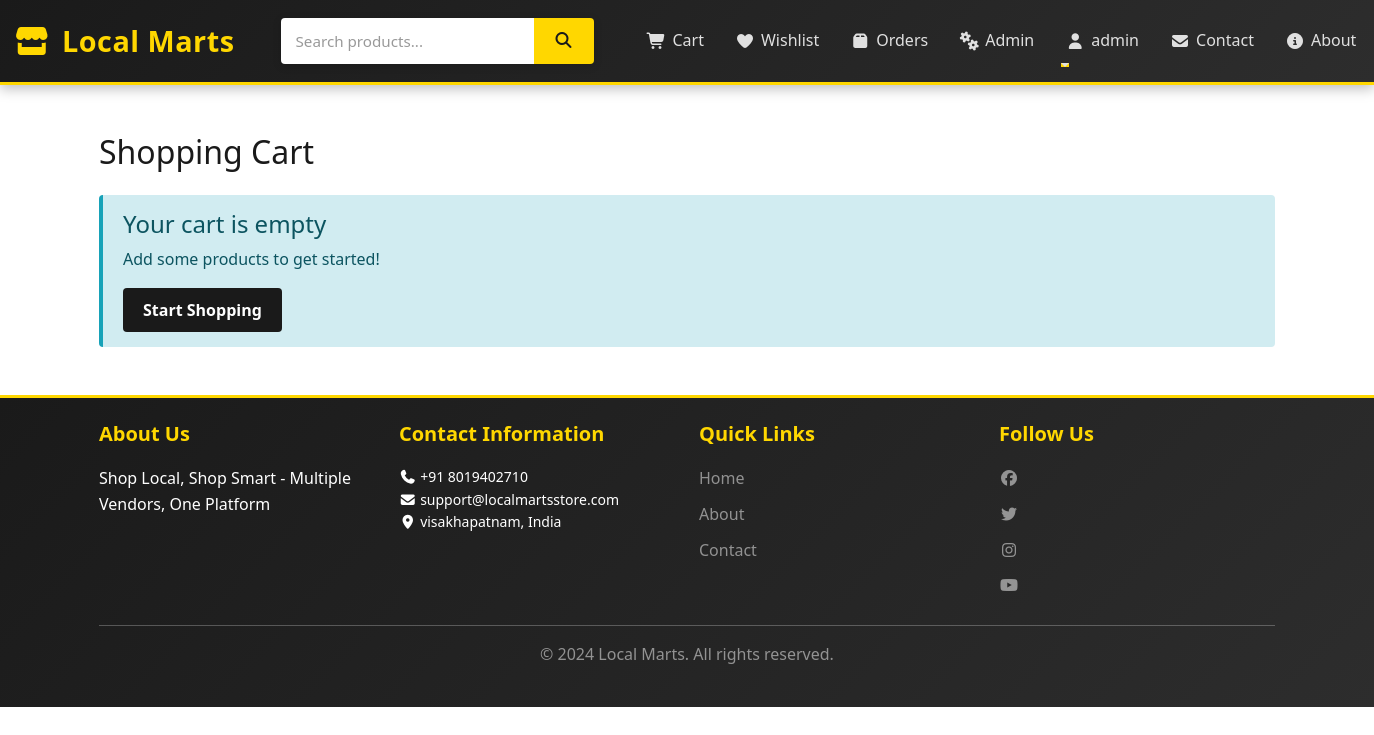
/cart (signed in), run on the app's committed database.
### app/models.py (models this page shows, shortened)
class User(UserMixin, db.Model):
    id = db.Column(db.Integer, primary_key=True)
    username = db.Column(db.String(80), unique=True, nullable=False)
    email = db.Column(db.String(120), unique=True, nullable=False)
    password_hash = db.Column(db.String(200), nullable=False)
    phone = db.Column(db.String(20))
    address = db.Column(db.Text)
    city = db.Column(db.String(50))
    country = db.Column(db.String(50))
    postal_code = db.Column(db.String(10))
    user_type = db.Column(db.String(20), default='buyer')  # buyer or seller
    is_admin = db.Column(db.Boolean, default=False)
    created_at = db.Column(db.DateTime, default=datetime.utcnow)
    orders = db.relationship('Order', backref='user', lazy=True, cascade='all, delete-orphan')
    cart_items = db.relationship('CartItem', backref='user', lazy=True, cascade='all, delete-orphan')
    wishlist_items = db.relationship('Wishlist', backref='user', lazy=True, cascade='all, delete-orphan')
    reviews = db.relationship('Review', backref='user', lazy=True, cascade='all, delete-orphan')

class Settings(db.Model):
    id = db.Column(db.Integer, primary_key=True)
    site_name = db.Column(db.String(200), default='Local Marts')
    tagline = db.Column(db.String(300), default='Shop Local, Shop Smart')
    contact_email = db.Column(db.String(120))
    contact_phone = db.Column(db.String(20))
    contact_address = db.Column(db.Text)
    contact_city = db.Column(db.String(100))
    contact_country = db.Column(db.String(100))
    contact_postal_code = db.Column(db.String(20))
    whatsapp_number = db.Column(db.String(20))
    map_url = db.Column(db.String(500))
    about_us = db.Column(db.Text)
    privacy_policy = db.Column(db.Text)
    terms_conditions = db.Column(db.Text)
    return_policy = db.Column(db.Text)
    shipping_policy = db.Column(db.Text)
    facebook_url = db.Column(db.String(300))
    instagram_url = db.Column(db.String(300))
    twitter_url = db.Column(db.String(300))
    linkedin_url = db.Column(db.String(300))
    youtube_url = db.Column(db.String(300))
    updated_at = db.Column(db.DateTime, default=datetime.utcnow, onupdate=datetime.utcnow)

### app/run.py (the view)
@app.route('/cart')
@login_required
def cart():
    cart_items = CartItem.query.filter_by(user_id=current_user.id).all()
    total = sum([item.product.discount_price or item.product.price * item.quantity for item in cart_items])
    return render_template('cart.html', cart_items=cart_items, total=total)

### app/templates/cart.html (shortened to what this page needs)
{% extends "base.html" %}
{% block content %}
<div class="container my-5">
    <h2 class="mb-4">Shopping Cart</h2>
    {% if cart_items %}
        <div class="row">
            <div class="col-md-8">
                <div class="table-responsive">
                    <table class="table">
                        <thead>
                            <tr>
                                <th>Product</th>
                                <th>Price</th>
                                <th>Quantity</th>
                                <th>Total</th>
                                <th>Action</th>
                            </tr>
                        </thead>
                        <tbody>
                            {% for item in cart_items %}
                                <tr>
                                    <td>
                                        <a href="{{ url_for('product_detail', product_id=item.product.id) }}">
                                            {{ item.product.name }}
                                        </a>
                                    </td>
                                    <td>
                                        {% if item.product.discount_price %}
                                            ₹{{ "%.2f"|format(item.product.discount_price) }}
                                        {% else %}
                                            ₹{{ "%.2f"|format(item.product.price) }}
                                        {% endif %}
                                    </td>
                                    <td>
                                        <form method="post" action="{{ url_for('update_cart', item_id=item.id) }}" style="display:inline;">
                                            <input type="number" name="quantity" value="{{ item.quantity }}" min="1" max="{{ item.product.stock }}"
                                                   class="form-control" style="width: 70px;" onchange="this.form.submit()">
                                        </form>
                                    </td>
                                    <td>
                                        ₹{{ "%.2f"|format((item.product.discount_price or item.product.price) * item.quantity) }}
                                    </td>
                                    <td>
                                        <form method="post" action="{{ url_for('remove_from_cart', item_id=item.id) }}" style="display:inline;">
                                            <button type="submit" class="btn btn-sm btn-danger">Remove</button>
                                        </form>
                                    </td>
                                </tr>
                            {% endfor %}
                        </tbody>
                    </table>
                </div>
                <form method="post" action="{{ url_for('clear_cart') }}">
                    <button type="submit" class="btn btn-outline-danger">Clear Cart</button>
                </form>
            </div>
            <div class="col-md-4">
                <div class="card">
                    <div class="card-body">
                        <h5 class="card-title">Order Summary</h5>
                        <hr>
                        <div class="d-flex justify-content-between mb-2">
                            <span>Subtotal:</span>
                            <span>₹{{ "%.2f"|format(total) }}</span>
                        </div>
                        <div class="d-flex justify-content-between mb-2">
                            <span>Shipping:</span>
                            <span>Free</span>
                        </div>
                        <div class="d-flex justify-content-between mb-2">
                            <span>Tax:</span>
                            <span>₹{{ "%.2f"|format(total * 0.18) }}</span>
                        </div>
                        <hr>
                        <div class="d-flex justify-content-between mb-3 h5">
                            <span>Total:</span>
                            <span>₹{{ "%.2f"|format(total * 1.18) }}</span>
                        </div>
                        <a href="{{ url_for('checkout') }}" class="btn btn-warning btn-lg w-100">
                            <i class="fas fa-credit-card"></i> Proceed to Checkout
                        </a>
                        <a href="{{ url_for('index') }}" class="btn btn-outline-primary w-100 mt-2">
                            Continue Shopping
                        </a>
                    </div>
                </div>
            </div>
        </div>
    {% else %}
        <div class="alert alert-info">
            <h4>Your cart is empty</h4>
            <p>Add some products to get started!</p>
            <a href="{{ url_for('index') }}" class="btn btn-primary">Start Shopping</a>
        </div>
    {% endif %}
</div>
{% endblock %}

### app/templates/base.html (shortened to what this page needs)
<!DOCTYPE html>
<html lang="en">
<head>
    <link href="https://cdn.jsdelivr.net/npm/bootstrap@5.3.0/dist/css/bootstrap.min.css" rel="stylesheet">
    <link rel="stylesheet" href="https://cdnjs.cloudflare.com/ajax/libs/font-awesome/7.0.1/css/all.min.css">
    <link rel="stylesheet" href="{{ url_for('static', filename='css/style.css') }}">
</head>
<body>
    <nav class="navbar navbar-expand-lg navbar-dark bg-dark sticky-top navbar-custom">
        <div class="container-fluid">
            <a class="navbar-brand" href="{{ url_for('index') }}">
                <i class="fas fa-store"></i> Local Marts
            </a>
            <div class="search-box">
                <form method="get" action="{{ url_for('index') }}">
                    <input type="text" name="search" placeholder="Search products..." value="{{ search or '' }}">
                    <button type="submit"><i class="fas fa-search"></i></button>
                </form>
            </div>
            <div class="collapse navbar-collapse" id="navbarNav">
                <ul class="navbar-nav ms-auto">
                    {% if current_user.is_authenticated %}
                        <li class="nav-item">
                            <a class="nav-link" href="{{ url_for('cart') }}">
                                <i class="fas fa-shopping-cart"></i> Cart
                            </a>
                        </li>
                        <li class="nav-item">
                            <a class="nav-link" href="{{ url_for('wishlist') }}">
                                <i class="fas fa-heart"></i> Wishlist
                            </a>
                        </li>
                        <li class="nav-item">
                            <a class="nav-link" href="{{ url_for('orders') }}">
                                <i class="fas fa-box"></i> Orders
                            </a>
                        </li>
                        {% if current_user.id == 1 %}
                            <li class="nav-item">
                                <a class="nav-link" href="{{ url_for('admin_dashboard') }}">
                                    <i class="fas fa-cogs"></i> Admin
                                </a>
                            </li>
                        {% endif %}
                        <li class="nav-item dropdown">
                            <a class="nav-link dropdown-toggle" href="#" id="userDropdown" role="button" data-bs-toggle="dropdown">
                                <i class="fas fa-user"></i> {{ current_user.username }}
                            </a>
                        </li>
                    {% endif %}
                    <li class="nav-item">
                        <a class="nav-link" href="{{ url_for('contact') }}">
                            <i class="fas fa-envelope"></i> Contact
                        </a>
                    </li>
                    <li class="nav-item">
                        <a class="nav-link" href="{{ url_for('about') }}">
                            <i class="fas fa-info-circle"></i> About
                        </a>
                    </li>
                </ul>
            </div>
        </div>
    </nav>
    <main class="container-fluid">
        {% block content %}{% endblock %}
    </main>
    <footer class="bg-dark text-white mt-5 py-4">
        <div class="container">
            <div class="row">
                <div class="col-md-3">
                    <h5>About Us</h5>
                    <p>{{ settings.tagline if settings else 'Shop Local, Shop Smart' }}</p>
                </div>
                <div class="col-md-3">
                    <h5>Contact Information</h5>
                    <ul class="list-unstyled small">
                        {% if settings %}
                            <li><i class="fas fa-phone"></i> {{ settings.contact_phone }}</li>
                            <li><i class="fas fa-envelope"></i> {{ settings.contact_email }}</li>
                            <li><i class="fas fa-map-marker-alt"></i> {{ settings.contact_city }}, {{ settings.contact_country }}</li>
                        {% endif %}
                    </ul>
                </div>
                <div class="col-md-3">
                    <h5>Quick Links</h5>
                    <ul class="list-unstyled">
                        <li><a href="{{ url_for('index') }}" class="text-white-50">Home</a></li>
                        <li><a href="{{ url_for('about') }}" class="text-white-50">About</a></li>
                        <li><a href="{{ url_for('contact') }}" class="text-white-50">Contact</a></li>
                    </ul>
                </div>
                <div class="col-md-3">
                    <h5>Follow Us</h5>
                    <div class="social-links">
                        {% if settings and settings.facebook_url %}
                            <a href="{{ settings.facebook_url }}" target="_blank" class="text-white-50"><i class="fab fa-facebook"></i></a>
                        {% endif %}
                        {% if settings and settings.twitter_url %}
                            <a href="{{ settings.twitter_url }}" target="_blank" class="text-white-50"><i class="fab fa-twitter"></i></a>
                        {% endif %}
                        {% if settings and settings.instagram_url %}
                            <a href="{{ settings.instagram_url }}" target="_blank" class="text-white-50"><i class="fab fa-instagram"></i></a>
                        {% endif %}
                        {% if settings and settings.youtube_url %}
                            <a href="{{ settings.youtube_url }}" target="_blank" class="text-white-50"><i class="fab fa-youtube"></i></a>
                        {% endif %}
                    </div>
                </div>
            </div>
            <hr>
            <div class="text-center text-white-50">
                <p>&copy; 2024 Local Marts. All rights reserved.</p>
            </div>
        </div>
    </footer>
</body>
</html>

### data on the page
User: username "admin"
Settings: tagline "Shop Local, Shop Smart - Multiple Vendors, One Platform", contact_phone "+91 8019402710", contact_email "support@localmartsstore.com", contact_city "visakhapatnam", contact_country "India"
